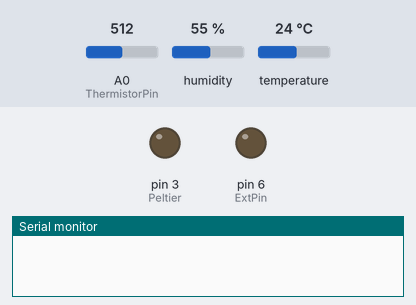
Recording of a sketch running on a simulated Arduino Uno, built with avr-gcc and run on an emulated ATmega328P. Shown: output pins drawn as LEDs (lit = HIGH), the last lines printed to the serial monitor. The test bench sets the inputs (shaded band); at power-on: A0 (ThermistorPin) = 512, humidity 55 %, temperature 24 °C.

Above: at 0.1 s.
At 3.1 s:
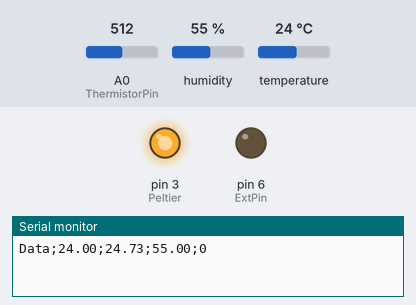
Timing chart, 0 to 4.6 s (numbered marks = the images above):
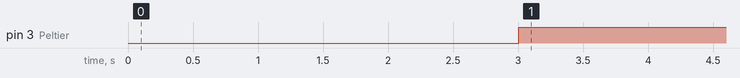

Measured:
- by itself, pin 3 (Peltier): LOW → HIGH at 3.0 s

The sketch:

ArduinoControl.ino
```cpp
#include "DHT.h"
#define DHTPIN 5
#define DHTTYPE DHT22
char inputBuffer[10];
int ExtPin = 6;
int alert = 0;
int Peltier = 3;
float consigne = 18;

int ThermistorPin = 0;
float diode;
int Vo;
float R1 = 10000;
float logR2, R2, T;
float c1 = 1.009249522e-03, c2 = 2.378405444e-04, c3 = 2.019202697e-07;

DHT dht(DHTPIN, DHTTYPE);

void setup() {
  Serial.begin(9600);
  pinMode(ExtPin, OUTPUT);
  pinMode(Peltier, OUTPUT);
  dht.begin();
  delay(2000);
}

void loop() {

  delay(1000);
  float h = dht.readHumidity();
  // Read temperature as Celsius (the default)
  float t = dht.readTemperature();
  // Read temperature as Fahrenheit (isFahrenheit = true)
  float f = dht.readTemperature(true);

  Vo = analogRead(ThermistorPin);
  R2 = R1 * (1023.0 / (float)Vo - 1.0);
  logR2 = log(R2);
  T = (1.0 / (c1 + c2*logR2 + c3*logR2*logR2*logR2));
  T = T - 273.15;

  // Check if any reads failed and exit early (to try again).
  if (isnan(h) || isnan(t) || isnan(f)) {
    Serial.println("Failed to read from DHT sensor!");
    return;
  }

  // Compute heat index in Fahrenheit (the default)
  float hif = dht.computeHeatIndex(f, h);
  // Compute heat index in Celsius (isFahreheit = false)
  float hic = dht.computeHeatIndex(t, h, false);

  float ptRosee = 237.7 * (17.27 * t / (237.7 + t) + log(h/100)) / (17.27 - (17.27 * t / (237.7 + t) + log(h/100)));

  int ecart = t-ptRosee;

  if(t<ptRosee+1){
    alert = 3;
  digitalWrite(ExtPin, HIGH);
  }else{
    switch(ecart){
      case 1 :
        alert = 2;
        digitalWrite(ExtPin, HIGH);
        break;
      case 2 :
        alert = 1;
        digitalWrite(ExtPin, LOW);
        break;
      default :
        alert = 0;
        digitalWrite(ExtPin, LOW);
        break;
    }
  }

  Serial.print("Data;");
  Serial.print(t);
  Serial.print(";");
  Serial.print(T);
  Serial.print(";");
  Serial.print(h);
  Serial.print(";");
  Serial.println(alert);


  if(Serial.available()>0){
    Serial.readBytes(inputBuffer, 10);
    String inString = (String) inputBuffer;
    delay(1000);
    consigne = inString.toFloat() ;
  }

  if(consigne < t){
    digitalWrite(Peltier, HIGH);
  }else{
    digitalWrite(Peltier, LOW);
  }
}
```
